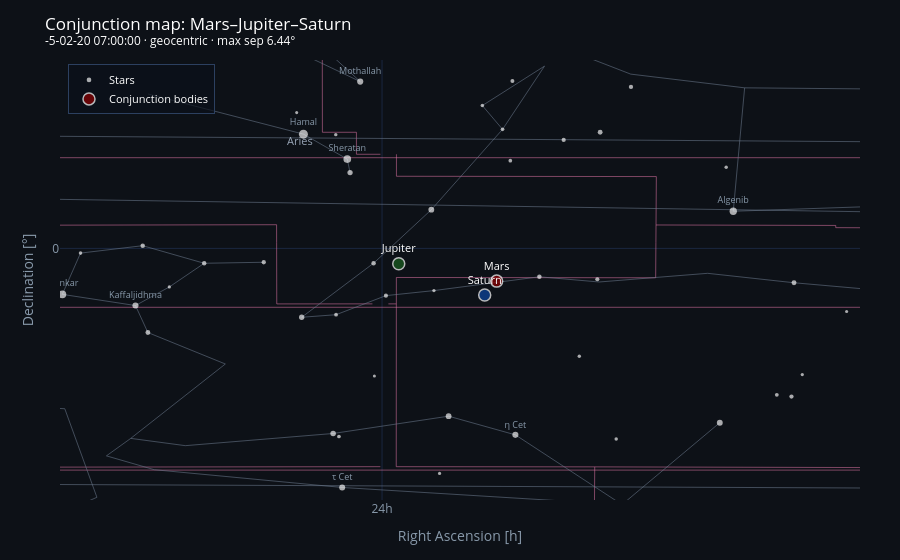

The notebook cell this image was saved under:
### Code cell
# Mars, Jupiter, Saturn — February 6 BCE (post triple conjunction)
trio_6bce = montu.ConjunctionExplorer(
    bodies=[montu.Planet('Mars'), montu.Planet('Jupiter'), montu.Planet('Saturn')],
    maxseparation=10,
)
bce_hits = trio_6bce.search(
    start=montu.Time('-0006-02-01', calendar='mixed'),
    end=montu.Time('-0005-03-31', calendar='mixed'),
    observer='geocentric',
)
for hit in bce_hits:
    print(hit.mtime.readable.datespice, f"sep={hit.separation:.2f}°")

bce_hits[0].plot_map()

### Figure 1 — Plotly figure (JSON) as saved in the notebook; plotly's stock layout.template omitted (floating-point values rounded to 4 significant figures; data arrays with more than 128 entries replaced by an {"elided": "..."} marker saying what was removed)
{"data": [{"hoverinfo": "skip", "line": {"color": "rgba(230, 120, 170, 0.65)", "width": 0.8}, "mode": "lines", "name": "boundaries", "showlegend": false, "type": "scatter", "x": {"elided": "8054 float values"}, "y": {"elided": "8054 float values"}}, {"hoverinfo": "skip", "line": {"color": "rgba(110, 125, 145, 0.55)", "width": 1}, "mode": "lines", "name": "asterisms", "showlegend": false, "type": "scatter", "x": {"elided": "2044 float values"}, "y": {"elided": "2044 float values"}}, {"hoverinfo": "skip", "mode": "text", "name": "constellation labels", "showlegend": false, "text": ["Aries"], "textfont": {"color": "rgba(180, 195, 215, 0.82)", "size": 11}, "type": "scatter", "x": [365.1], "y": [12.07]}, {"customdata": [[2.01, "Hamal"], [2.54, "Menkar"], [2.64, "Sheratan"], [2.83, "Algenib"], [3.42, "Mothallah"], [3.46, "η Cet"], [3.47, "Kaffaljidhma"], [3.49, "τ Cet"], [3.56, "ι Cet"], [3.6, "θ Cet"], [3.62, "Alpherg"], [3.74, "Baten Kaitos"], [3.82, "Alrescha"], [3.88, "Mesarthim"], [4.03, "ω Psc"], [4.08, "ζ And"], [4.08, "δ Cet"], [4.26, "Torcular"], [4.27, "ε Psc"], [4.27, "μ Cet"], [4.3, "ξ2 Cet"], [4.34, "ε And"], [4.36, "ξ1 Cet"], [4.37, "30 Psc"], [4.4, "η And"], [4.44, "δ Psc"], [4.45, "ν Psc"], [4.51, "τ Psc"], [4.61, "33 Psc"], [4.61, "ξ Psc"], [4.66, "χ Psc"], [4.66, "χ Cet"], [4.67, "φ Psc"], [4.71, "λ Cet"], [4.74, "υ Psc"], [4.77, "φ1 Cet"], [4.78, "20 Cet"], [4.79, "χ Peg"], [4.79, "λ Ari"], [4.84, "μ Psc"], [4.87, "ν Cet"], [4.88, "27 Psc"], [4.9, "46 Cet"], [4.95, "19 Psc"], [4.98, "HD 10550"], [4.98, "14 Ari"]], "hovertemplate": "<b>%{customdata[1]}</b><br>RA: %{x:.2f}°<br>Dec: %{y:.2f}°<br>V mag: %{customdata[0]:.2f}<extra></extra>", "marker": {"color": "white", "line": {"width": 0}, "opacity": 0.65, "size": [8.98, 7.92, 7.72, 7.34, 6.16, 6.08, 6.06, 6.02, 5.88, 5.8, 5.76, 5.52, 5.36, 5.24, 4.94, 4.84, 4.84, 4.48, 4.46, 4.46, 4.4, 4.32, 4.28, 4.26, 4.2, 4.12, 4.1, 3.98, 3.78, 3.78, 3.68, 3.68, 3.66, 3.58, 3.52, 3.46, 3.44, 3.42, 3.42, 3.32, 3.26, 3.24, 3.2, 3.1, 3.04, 3.04], "symbol": "circle"}, "mode": "markers+text", "name": "Stars", "showlegend": true, "text": ["Hamal", "Menkar", "Sheratan", "Algenib", "Mothallah", "η Cet", "Kaffaljidhma", "τ Cet", "", "", "", "", "", "", "", "", "", "", "", "", "", "", "", "", "", "", "", "", "", "", "", "", "", "", "", "", "", "", "", "", "", "", "", "", "", ""], "textfont": {"color": "#8899aa", "size": 9}, "textposition": "top center", "type": "scatter", "x": [364.9, 380.0, 362.2, 338.0, 361.4, 351.6, 375.4, 362.5, 338.8, 355.8, 356.9, 363.1, 365.0, 362.0, 334.2, 346.3, 374.7, 360.5, 350.1, 375.0, 371.1, 344.4, 367.4, 334.4, 348.6, 346.5, 359.8, 351.8, 335.3, 362.9, 352.0, 362.7, 352.5, 378.9, 353.7, 345.3, 347.6, 338.4, 362.9, 356.7, 373.3, 333.7, 356.4, 330.9, 360.5, 365.3], "y": [12.98, -5.223, 10.15, 4.22, 18.96, -21.19, -6.493, -27.17, -19.81, -19.07, 4.394, -21.03, -7.828, 8.616, -3.904, 13.2, -9.562, -1.68, -3.226, 0.3083, -1.69, 18.35, -1.575, -16.84, 12.33, -3.502, -5.368, 19.03, -16.64, -7.536, 9.964, -21.37, 13.53, -0.534, 16.23, -21.66, -12.25, 9.226, 12.92, -4.794, -4.382, -14.33, -25.57, -7.172, -14.5, 15.43]}, {"hovertemplate": "<b>%{text}</b><br>RA: %{x:.2f}°<br>Dec: %{y:.2f}°<extra></extra>", "marker": {"color": ["#8E0000", "#1B5E20", "#0D47A1"], "line": {"color": "white", "width": 1.5}, "size": [12, 12, 12], "symbol": "circle"}, "mode": "markers+text", "name": "Conjunction bodies", "text": ["Mars", "Jupiter", "Saturn"], "textfont": {"color": "white", "size": 11}, "textposition": "top center", "type": "scatter", "x": [352.8, 359.0, 353.6], "y": [-3.718, -1.742, -5.3]}], "layout": {"autosize": true, "font": {"color": "white"}, "height": 560, "legend": {"bgcolor": "rgba(10,16,26,0.7)", "bordercolor": "#2c4060", "borderwidth": 1, "font": {"size": 11}, "x": 0.01, "xanchor": "left", "y": 0.99, "yanchor": "top"}, "margin": {"b": 60, "l": 60, "r": 40, "t": 60}, "paper_bgcolor": "#0d1117", "plot_bgcolor": "#0d1117", "title": {"text": "Conjunction map: Mars–Jupiter–Saturn<br><sup>-5-02-20 07:00:00 · geocentric · max sep 6.44°</sup>"}, "xaxis": {"autorange": false, "color": "#8899aa", "gridcolor": "#1a2740", "range": [380.2, 330.1], "showgrid": true, "ticktext": ["0h", "2h", "4h", "6h", "8h", "10h", "12h", "14h", "16h", "18h", "20h", "22h", "24h"], "tickvals": [0, 30, 60, 90, 120, 150, 180, 210, 240, 270, 300, 330, 360], "title": {"text": "Right Ascension [h]"}, "zeroline": false}, "yaxis": {"autorange": false, "color": "#8899aa", "gridcolor": "#1a2740", "range": [-28.59, 21.41], "showgrid": true, "tickvals": [-90, -60, -30, 0, 30, 60, 90], "title": {"text": "Declination [°]"}, "zeroline": false}}}
